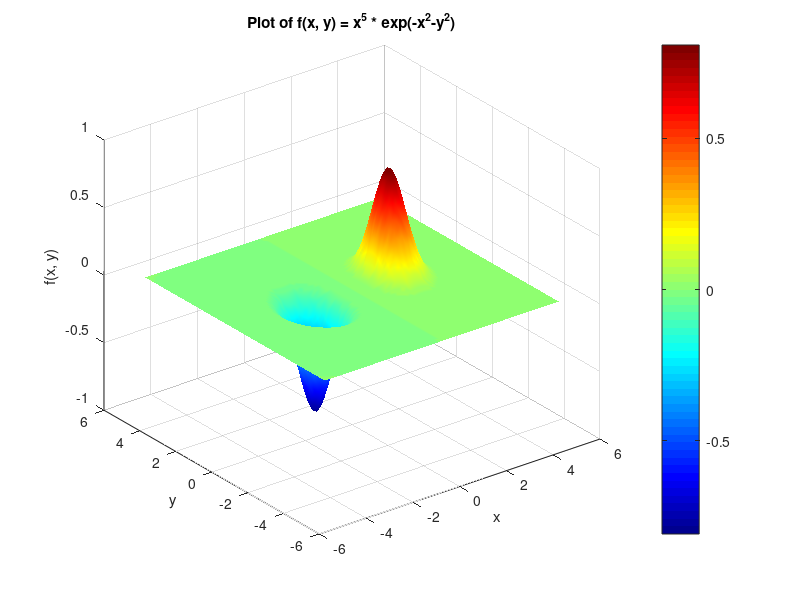

This chart was generated by the following MATLAB code:
% Define the function
f = @(x, y) x.^5 .* exp(-x.^2 - y.^2);

% Define the range for x and y
x = linspace(-5, 5, 100); % Range for x
y = linspace(-5, 5, 100); % Range for y

% Create a meshgrid for plotting
[X, Y] = meshgrid(x, y);

% Evaluate the function
Z = f(X, Y);

% Plot the function
figure;
surf(X, Y, Z); % 3D surface plot
shading interp; % Smooth shading
colormap jet;
colorbar;
xlabel('x');
ylabel('y');
zlabel('f(x, y)');
title('Plot of f(x, y) = x^5 * exp(-x^2-y^2)');
    
grid on;